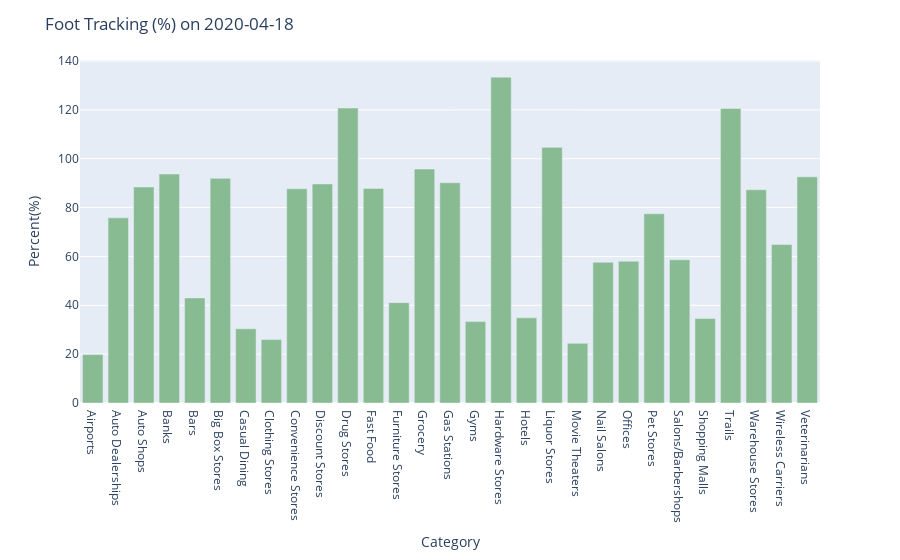

Notebook code for this chart:
### Code cell
#Plotting all categories on the day of Airport's lowest foot tracking
airport_min_row = dma.loc[airports_track['Min'][0]]
flat_values = [i[0] for i in airport_min_row.values.T[1:]]    #Had to turn into a list of values
categories = list(airport_min_row.columns[1:])                #numpy array not valid, turn into list
fig = px.bar(airport_min_row, x= categories, y=flat_values)
fig.update_layout(title_text='Foot Tracking (%) on {}'.format(airports_track['Min'][1]), xaxis_type='category')
fig.update_xaxes(title_text = 'Category')
fig.update_yaxes(title_text = 'Percent(%)')
fig.update_traces(marker_color='#88BB92')
fig.show()

fig.write_html("out/airport_foot_tracking.html")
py.plot(fig, filename='airport_foot_tracking', auto_open=False)

### Figure 1 — Plotly figure (JSON) as saved in the notebook; plotly's stock layout.template omitted (floating-point values rounded to 4 significant figures)
{"data": [{"alignmentgroup": "True", "hovertemplate": "x=%{x}<br>y=%{y}<extra></extra>", "legendgroup": "", "marker": {"color": "#88BB92"}, "name": "", "offsetgroup": "", "orientation": "v", "showlegend": false, "textposition": "auto", "type": "bar", "x": ["Airports", "Auto Dealerships", "Auto Shops", "Banks", "Bars", "Big Box Stores", "Casual Dining", "Clothing Stores", "Convenience Stores", "Discount Stores", "Drug Stores", "Fast Food", "Furniture Stores", "Grocery", "Gas Stations", "Gyms", "Hardware Stores", "Hotels", "Liquor Stores", "Movie Theaters", "Nail Salons", "Offices", "Pet Stores", "Salons/Barbershops", "Shopping Malls", "Trails", "Warehouse Stores", "Wireless Carriers", "Veterinarians"], "xaxis": "x", "y": [19.81, 75.8, 88.44, 93.75, 43.02, 91.96, 30.36, 25.97, 87.72, 89.67, 120.7, 87.84, 41.09, 95.74, 90.18, 33.32, 133.4, 34.86, 104.7, 24.42, 57.61, 58.05, 77.48, 58.61, 34.58, 120.6, 87.3, 64.88, 92.57], "yaxis": "y"}], "layout": {"barmode": "relative", "legend": {"tracegroupgap": 0}, "margin": {"t": 60}, "title": {"text": "Foot Tracking (%) on 2020-04-18"}, "xaxis": {"anchor": "y", "domain": [0, 1], "title": {"text": "Category"}, "type": "category"}, "yaxis": {"anchor": "x", "domain": [0, 1], "title": {"text": "Percent(%)"}}}}
